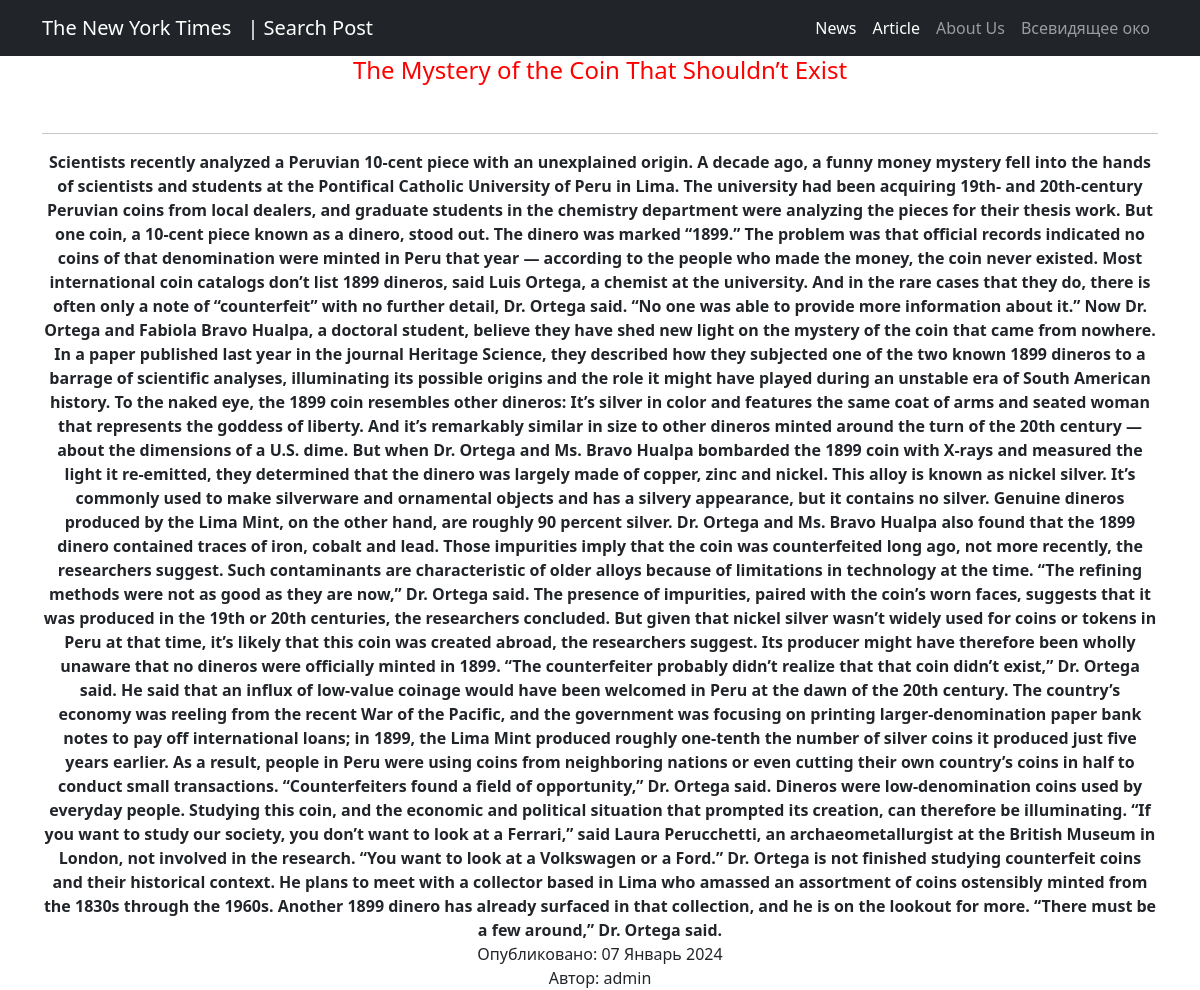
The page /post/common_list/21/ on the database its author committed.
### news/models.py (models this page shows, shortened)
class Post(models.Model):
    author = models.ForeignKey('Author', on_delete=models.CASCADE)
    post_type = models.CharField(max_length=10, choices=[('article', 'Статья'), ('news', 'Новость')])
    created = models.DateTimeField(auto_now_add = True)
    categories = models.ManyToManyField('Category', through='PostCategory')
    title = models.CharField(max_length=255)
    text = models.TextField()
    rating = models.IntegerField(default=0)

class Author(models.Model):
    user = models.OneToOneField(User, on_delete=models.CASCADE)
    rating = models.IntegerField(default=0)

### news/views.py (the view)
# urls.py: path('common_list/<int:pk>/', PostDetail.as_view(), name='post_detail'),
class PostDetail(DetailView):
    model = Post
    template_name = 'post_detail.html'
    context_object_name = 'post_detail'
    def get_context_data(self, **kwargs):
        context = super().get_context_data(**kwargs)
        context['news'] = context['object']
        return context

### news/templatetags/custom_filter.py (called while the page is built)
@register.filter()
def censor(value):
    if not isinstance(value, str):
        return value
    for w in WORDS:
        pattern = re.compile(r'\b' + re.escape(w) + r'\b', re.IGNORECASE)
        value = pattern.sub(w[0] + '*' * (len(w) - 1), value)
    return value

### news/templates/post_detail.html (shortened to what this page needs)
{% extends 'flatpages/default.html' %}
{% load custom_filter %}
{% block content %}
    <h4 style=color:red>{{ post_detail.title|censor }}</h4>
    <br>
    <hr>
    <b>{{ post_detail.text|censor }}</b>
    <br>
    Опубликовано: {{ post_detail.created|date:'d F Y' }}
    <br>
    Автор: {{ post_detail.author.user}}
{% endblock content %}

### rows shown on the page
Post: title|censor "The Mystery of the Coin That Shouldn’t Exist", text|censor "Scientists recently analyzed a Peruvian 10-cent piece with an unexplained origin. A decade ago, a funny money mystery fell into the hands of scientists and students at the Pontifical Catholic University of Peru in Lima. The university had been acquiring 19th- and 20th-century Peruvian coins from local dealers, and graduate students in the chemistry department were analyzing the pieces for their thesis work. But one coin, a 10-cent piece known as a dinero, stood out. The dinero was marked “1899.” The problem was that official records indicated no coins of that denomination were minted in Peru that year — according to the people who made the money, the coin never existed. Most international…", created "07 Январь 2024", author.user "admin"
